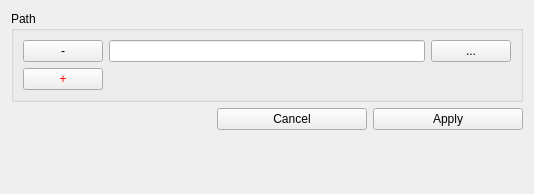
<?xml version="1.0" encoding="UTF-8"?>
<ui version="4.0">
 <class>Form</class>
 <widget class="QWidget" name="Form">
  <property name="geometry">
   <rect>
    <x>0</x>
    <y>0</y>
    <width>534</width>
    <height>194</height>
   </rect>
  </property>
  <property name="windowTitle">
   <string>Form</string>
  </property>
  <layout class="QVBoxLayout" name="verticalLayout">
   <item>
    <widget class="QGroupBox" name="g">
     <property name="title">
      <string>Path</string>
     </property>
     <layout class="QGridLayout" name="gridLayout">
      <item row="0" column="0">
       <widget class="QPushButton" name="pushButton">
        <property name="text">
         <string>-</string>
        </property>
       </widget>
      </item>
      <item row="0" column="1">
       <widget class="QLineEdit" name="lineEdit"/>
      </item>
      <item row="0" column="2">
       <widget class="QPushButton" name="pushButton_2">
        <property name="text">
         <string>...</string>
        </property>
       </widget>
      </item>
      <item row="1" column="0">
       <widget class="QPushButton" name="pushButton_3">
        <property name="styleSheet">
         <string notr="true">color: rgb(255, 0, 0);</string>
        </property>
        <property name="text">
         <string>+</string>
        </property>
       </widget>
      </item>
     </layout>
    </widget>
   </item>
   <item>
    <layout class="QHBoxLayout" name="horizontalLayout">
     <item>
      <spacer name="horizontalSpacer">
       <property name="orientation">
        <enum>Qt::Horizontal</enum>
       </property>
       <property name="sizeHint" stdset="0">
        <size>
         <width>40</width>
         <height>20</height>
        </size>
       </property>
      </spacer>
     </item>
     <item>
      <widget class="QPushButton" name="button_cancel">
       <property name="minimumSize">
        <size>
         <width>150</width>
         <height>0</height>
        </size>
       </property>
       <property name="text">
        <string>Cancel</string>
       </property>
      </widget>
     </item>
     <item>
      <widget class="QPushButton" name="button_apply">
       <property name="minimumSize">
        <size>
         <width>150</width>
         <height>0</height>
        </size>
       </property>
       <property name="text">
        <string>Apply</string>
       </property>
      </widget>
     </item>
    </layout>
   </item>
   <item>
    <spacer name="verticalSpacer">
     <property name="orientation">
      <enum>Qt::Vertical</enum>
     </property>
     <property name="sizeHint" stdset="0">
      <size>
       <width>20</width>
       <height>40</height>
      </size>
     </property>
    </spacer>
   </item>
  </layout>
 </widget>
 <resources/>
 <connections/>
</ui>
